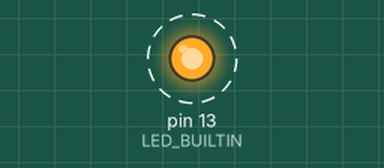
A sketch run on a simulated Arduino Uno, built with avr-gcc and run on an emulated ATmega328P. Shown: output pins drawn as LEDs (lit = HIGH). Dashed ring = blinking.

Above: at 0.2 s.
Timing chart, 0 to 3.0 s (numbered marks = the images above):
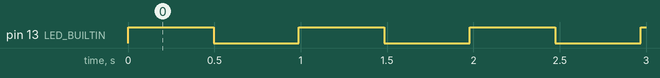

Measured:
- by itself, pin 13 (LED_BUILTIN): alternates HIGH for 0.50 s and LOW for 0.50 s

The sketch:

MiniRTOS.ino
```cpp
#include <Arduino.h>
#include <Arduino_FreeRTOS.h>
#include <avr/sleep.h>

// Something to do when there is nothing else to do.
void vApplicationIdleHook(void)
{
    // Select sleep mode.
    set_sleep_mode(SLEEP_MODE_IDLE);
    // Enable sleep and disable brown-out detection.
    portENTER_CRITICAL();
    sleep_enable();
    sleep_bod_disable();
    portEXIT_CRITICAL();
    // Put CPU to sleep.
    sleep_cpu();
    // CPU woke up. Disable sleep mode.
    sleep_disable();
}

// Blink builtin LED.
void TaskBlink(void *pvParameters)
{
    // Set the LED pin as output.
    pinMode(LED_BUILTIN, OUTPUT);
    while (1)
    {
        // Turn the LED on.
        digitalWrite(LED_BUILTIN, HIGH);
        // Delay task. Do not block.
        vTaskDelay(500 / portTICK_PERIOD_MS);
        // Turn the LED off.
        digitalWrite(LED_BUILTIN, LOW);
        // Delay task. Do not block.
        vTaskDelay(500 / portTICK_PERIOD_MS);
    }
}

int main(void)
{
    // Port fix. Resolves malloc memory exhaustion errors.
    // Malloc calls in tasks would fail, because stacks are stored in heap.
    __malloc_heap_end = (char *)(RAMEND - configMINIMAL_STACK_SIZE);
    // Create the blink task.
    xTaskCreate(TaskBlink, "Blink", 128, NULL, 2, NULL);
    // Start scheduler. This does not return.
    vTaskStartScheduler();
    // Program flow should never reach here.
    while (1)
    {
        _NOP();
    }
}
```
